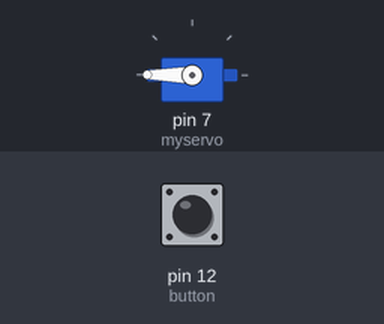
Bench run of a sketch on a simulated Arduino Uno, built with avr-gcc and run on an emulated ATmega328P. On the bench: servo. The inputs (shaded band) are chosen by the test bench; at power-on: pin 12 (button) HIGH.

Above: at 1.3 s.
1.4 s: pin 12 (button) pulled LOW for 1 s
At 3.5 s:
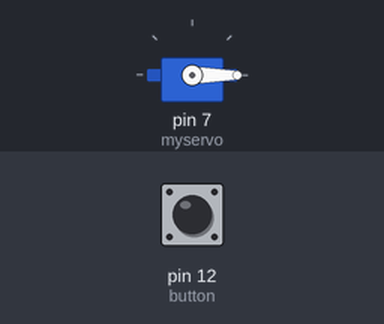
3.9 s: pin 12 (button) pulled LOW for 0.3 s
At 4.8 s:
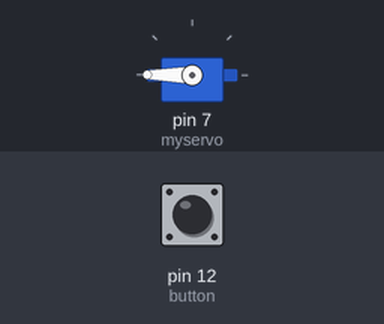
5.7 s: pin 12 (button) pulled LOW for 3.2 s
At 5.9 s:
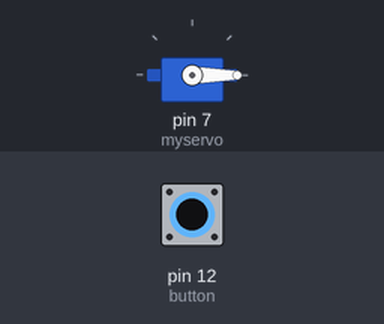
Timing chart, 0 to 10.3 s (numbered marks = the images above; inputs shaded):
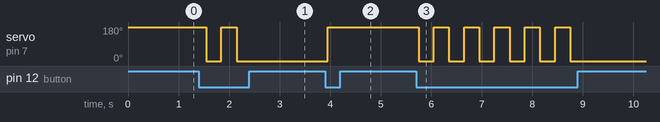

The sketch:

gripper.ino
```cpp
#include <Servo.h>

Servo myservo;
int button = 12;
bool buttonPress = false;

void setup() {
  // put your setup code here, to run once:
  myservo.attach(7); //attach servo
  pinMode(button, INPUT_PULLUP); // initiate button as a pullup input
//  myservo.write(180);

}

void loop() {
  // put your main code here, to run repeatedly:
  int checkButtonPress = digitalRead(button);

  if (checkButtonPress == LOW) {  //swap the state of the button press

    delay(50);    //slight delay so servo doesn't react too quickly

    buttonPress = !buttonPress;  //make the buttonPress the opposite of itself

  }
  if (buttonPress == true) { //close servo on first press

    myservo.write(0);

    delay(250);

  }

  else if (buttonPress == false) { //open servo on alternate press

    myservo.write(180);

    delay(250);

  }

}
```

Measured:
- after the input at 1.4 s, servo on pin 7 (myservo): 180° → 0° after 0.15 s, → 180° 0.30 s later, → 0° 0.30 s later
- after the input at 3.9 s, servo on pin 7 (myservo): 0° → 180° after 0.05 s
- after the input at 5.7 s, servo on pin 7 (myservo): alternates 180° for 0.30 s and 0° for 0.30 s, 11 changes in all, then stays 0°, starting after 0.05 s
